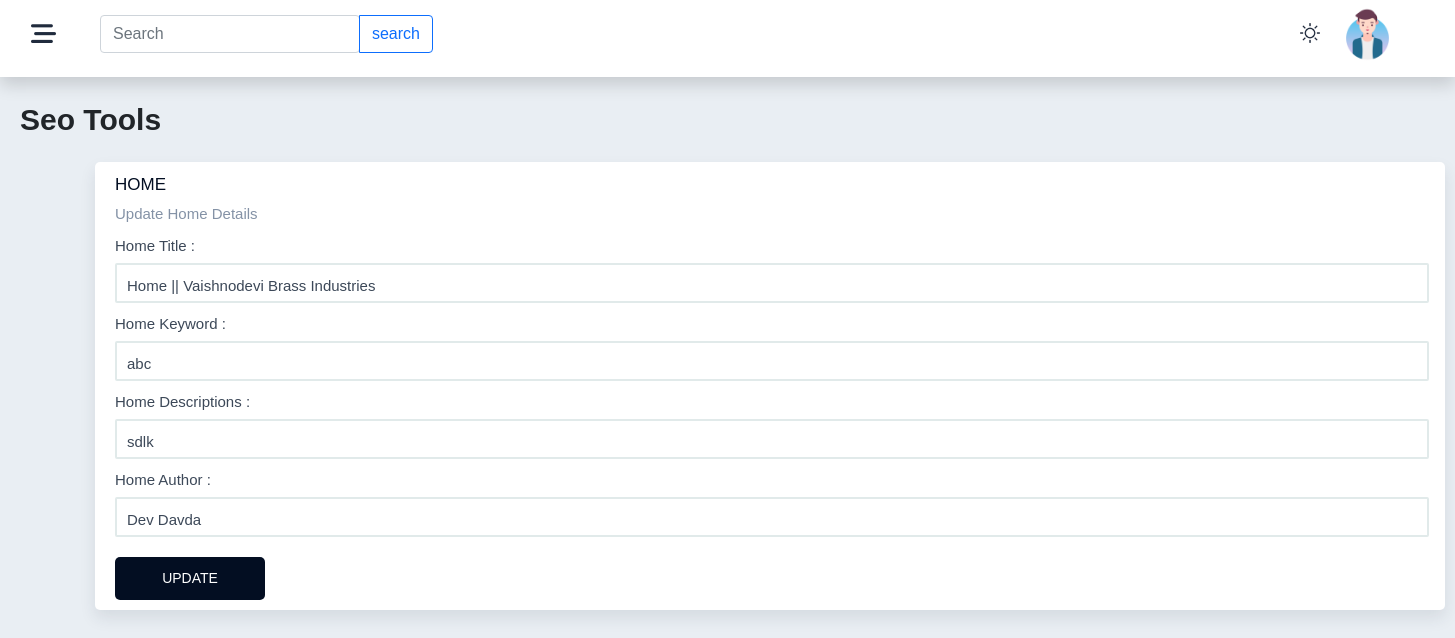
The page /admin/home_page.php on the database its author committed.
### tables this page shows
CREATE TABLE `home_page` (
  `id` int(255) NOT NULL,
  `home_title` varchar(999) NOT NULL,
  `home_keyword` varchar(999) NOT NULL,
  `home_description` varchar(999) NOT NULL,
  `home_author` varchar(999) NOT NULL
);

### admin/home_page.php (the view, shortened to what this page needs)
<?php include 'includes/php/dbcon.php'; ?>
<?php
     $st = "SELECT * FROM `home_page` WHERE `id` = 1";
     $res = mysqli_query($cn, $st) or die("Not Inserted");
     $row = mysqli_fetch_assoc($res);
?>
<!DOCTYPE html>
<html lang="en">
<head>
     <link href="https://cdn.jsdelivr.net/npm/bootstrap@5.0.2/dist/css/bootstrap.min.css" rel="stylesheet">
     <link rel="stylesheet" href="https://cdnjs.cloudflare.com/ajax/libs/font-awesome/6.5.1/css/all.min.css" />
     <link rel="stylesheet" href="https://use.fontawesome.com/releases/v5.7.2/css/all.css">
     <link rel="stylesheet" href="includes/css/footer.css">
     <link rel="stylesheet" href="includes/css/seo_tools.css">
     <link rel="stylesheet" href="includes/css/header.css">
</head>
<body>
     <?php include 'includes/php/header.php'; ?>
     <div class="tp-title-seo">
          Seo Tools
	</div>
     <div class="SEO">
          <p class="p5">HOME</p>
          <p class="p6">Update Home Details</p>
          <form action="home_page.php" method="post" enctype="multipart/form-data">
               <div class="form-group">
                    <label for="Home Title" class="first">Home Title :</label>
                    <input type="text" name="title" class="i1" value="<?php echo isset($row['home_title']) ? $row['home_title'] : '' ?>">
               </div>
               <div class="form-group">
                    <label for="Home Keyword" class="first">Home Keyword :</label>
                    <input type="text" name="keyword" class="i1" value="<?php echo isset($row['home_keyword']) ? $row['home_keyword'] : '' ?>">
               </div>
               <div class="form-group">
                    <label for="Home Descriptions" class="first">Home Descriptions :</label>
                    <input type="text" name="descriptions" class="i1" value="<?php echo isset($row['home_description']) ? $row['home_description'] : '' ?>">
               </div>
               <div class="form-group">
                    <label for="Home Author" class="first">Home Author :</label>
                    <input type="text" name="author" class="i1" value="<?php echo isset($row['home_author']) ? $row['home_author'] : '' ?>">
               </div>
               <input type="submit" class="submit" name="update_home" value="UPDATE">
          </form>
     </div>
</body>
</html>

### admin/includes/css/seo_tools.css (style rules this page uses)
body { font-family: Arial, Helvetica, sans-serif; background-color: #e9eef3; margin-bottom: 20px; }
.SEO input[type=text] { color: #3c4858; width: 97.3%; height: 40px; padding-top: 5px; margin-top: 5px; padding-left: 10px; margin-left: 20px; font-size: 15px; border: 2px solid #e1eaea; border-radius: 2px; -webkit-border-radius: 2px; -moz-border-radius: 2px; -ms-border-radius: 2px; -o-border-radius: 2px; }
.submit { margin-top: 20px; margin-left: 20px; width: 150px; height: 43px; border: none; outline: none; margin-bottom: 10px; font-size: 14px; font-weight: 500; color: white; border-color: #030e22; background-color: #030e22; border-radius: 5px; cursor: pointer; -webkit-border-radius: 5px; -moz-border-radius: 5px; -ms-border-radius: 5px; -o-border-radius: 5px; }
.SEO { margin-top: 20px; margin-left: 95px; background-color: white; width: 1350px; border-radius: 5px; box-shadow: 0 0.5rem 1rem 0 rgba(44, 51, 73, 0.1); -webkit-border-radius: 5px; -moz-border-radius: 5px; -ms-border-radius: 5px; -o-border-radius: 5px; }
.p5 { padding-top: 10px; padding-left: 20px; margin-bottom: 5px; color: #030e22; font-size: 17px; font-weight: 500; }
.p6 { padding-left: 20px; font-size: 15px; margin-bottom: 0; color: #8492a6; }
.first { color: #3c4858; margin-top: 10px; margin-left: 20px; font-size: 15px; }
.tp-title-seo { margin-left: 20px; margin-top: 20px; font-size: 30px; font-weight: 600; }

### rows shown on the page
home_page: title "Home || Vaishnodevi Brass Industries", keyword "abc", descriptions "sdlk", author "Dev Davda"
